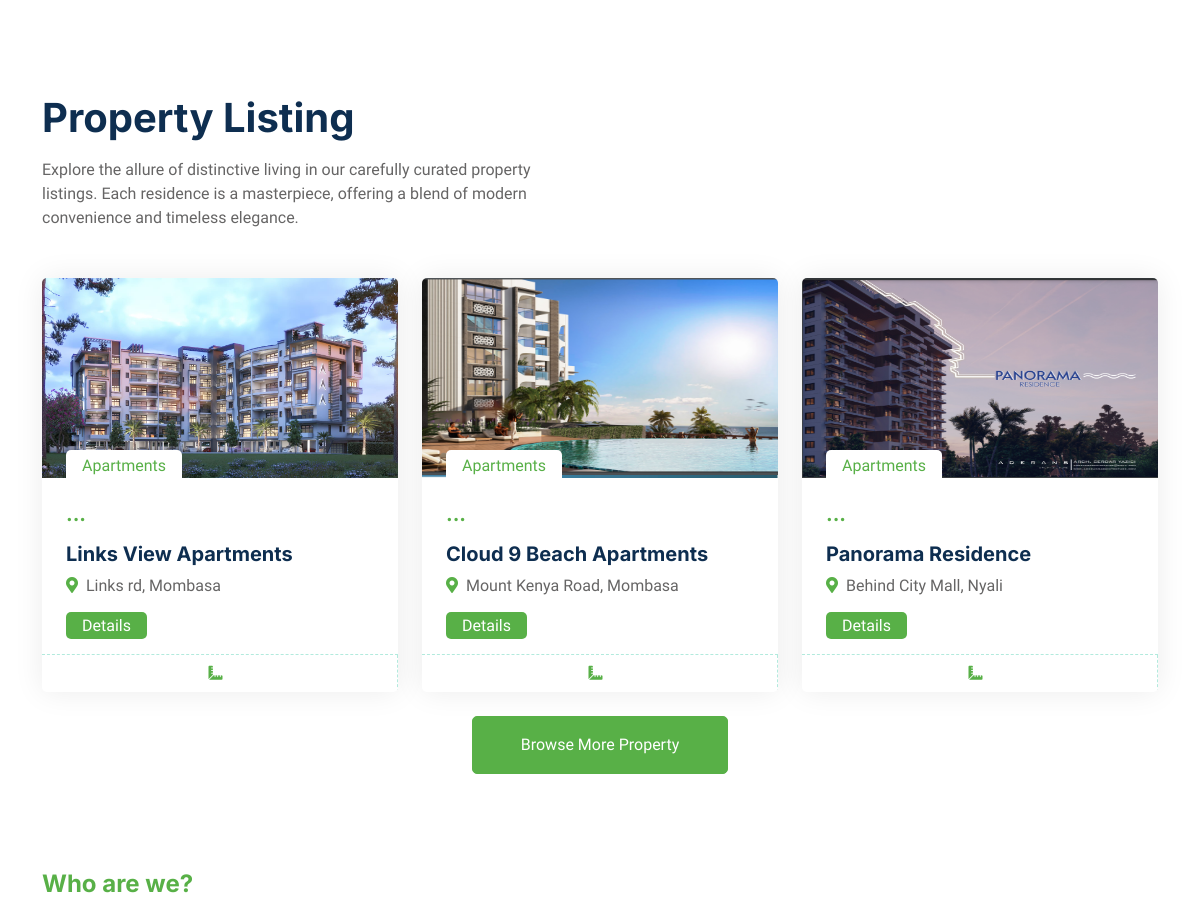
The app's page / (middle part), older data.
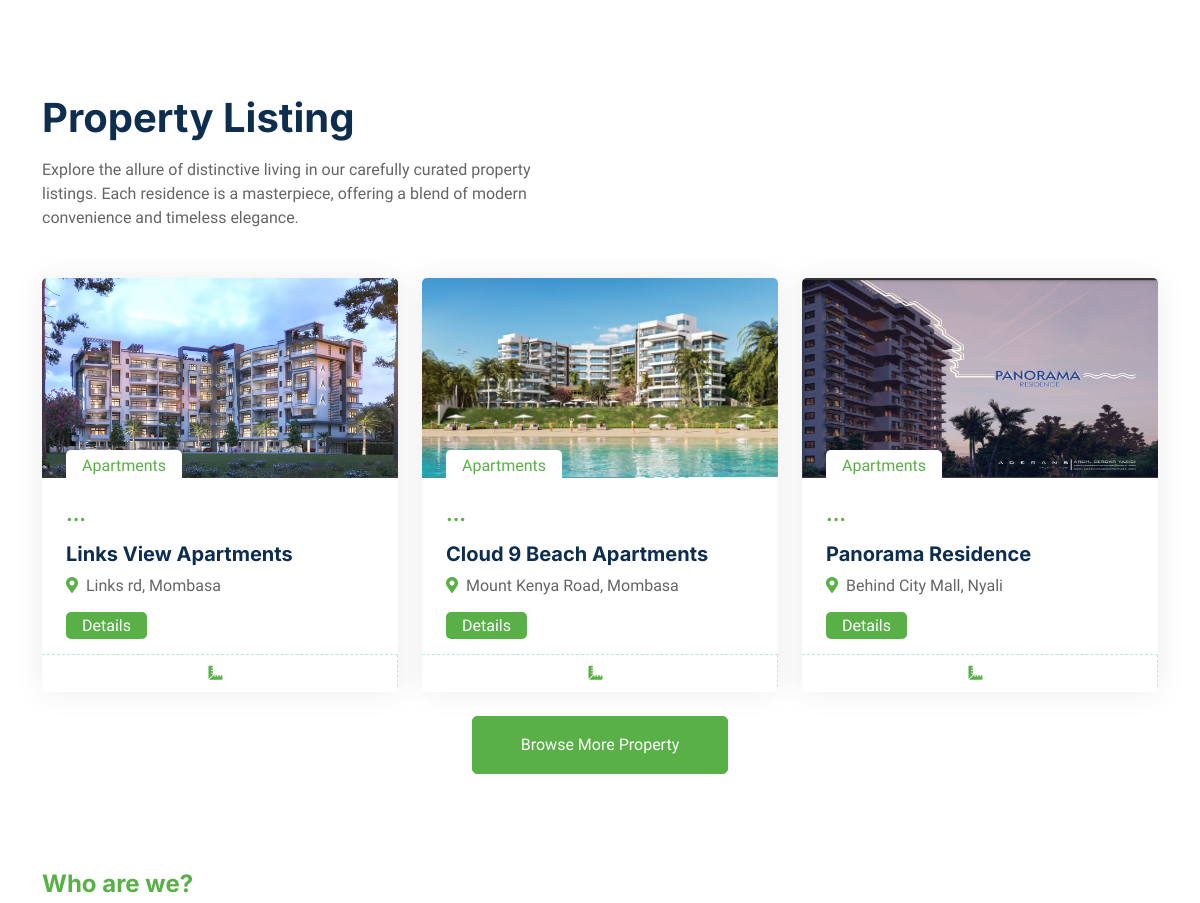
The same page, newer data.
### realestate_app/models.py (models this page shows, shortened)
class Property(models.Model):
    title = models.CharField(max_length=200, unique=True)
    location = models.CharField(max_length=200)
    description = models.TextField()
    price = models.CharField(max_length=400, )
    price_details = models.TextField(null=True, default='empty')
    size = models.TextField()
    payment_plan = models.TextField(null=True)
    amenities = models.TextField()
    coordinates=models.CharField(max_length=600, null=True)
    nearby=models.TextField(null=True)
    property_type = models.ForeignKey(Property_type, on_delete=models.CASCADE)
    is_available = models.BooleanField(default=True)

class Image(models.Model):
    property = models.ForeignKey(Property, on_delete=models.CASCADE)
    image = models.ImageField(upload_to='property_photos/')
    title = models.CharField(max_length=200, default='Default Title')

class Property_type(models.Model):
    name = models.CharField(max_length=200)
    def __str__(self):
        return self.name

### realestate_app/views.py (the view)
# urls.py: path("", views.index, name="index"),
def index(request):
    all_properties = Property.objects.all()
    properties_list = list(all_properties)
    shuffle(properties_list)
    selected_properties = properties_list[:3]
    return render(request, 'index.html', {'properties': selected_properties})

### realestate_app/templates/index.html (shortened to what this page needs)
{%load static%}
<!DOCTYPE html>
<html lang="en">
<head>
    <link href="https://cdnjs.cloudflare.com/ajax/libs/font-awesome/5.10.0/css/all.min.css" rel="stylesheet">
    <link href="https://cdn.jsdelivr.net/npm/bootstrap-icons@1.4.1/font/bootstrap-icons.css" rel="stylesheet">
    <link href="{%static 'lib/animate/animate.min.css' %}" rel="stylesheet">
    <link href="{%static 'lib/owlcarousel/assets/owl.carousel.min.css' %}" rel="stylesheet">
    <link href="{%static 'css/bootstrap.min.css' %}" rel="stylesheet">
    <link href="{%static 'css/style.css' %}" rel="stylesheet">
</head>
<body>
    <div class="container-xxl bg-white p-0">
        <div class="container-xxl py-5">
            <div class="container">
                <div class="row g-0 gx-5 align-items-end">
                    <div class="col-lg-6">
                        <div class="text-start mx-auto mb-5 wow slideInLeft" data-wow-delay="0.1s">
                            <h1 class="mb-3">Property Listing</h1>
                            <p>Explore the allure of distinctive living in our carefully curated property listings. Each residence is a masterpiece, offering a blend of modern convenience and timeless elegance.</p>
                        </div>
                    </div>
                </div>
                <div class="tab-content">
                    <div id="tab-1" class="tab-pane fade show p-0 active">
                        <div class="row g-4">
                            {% for property in properties %}
                            {% if property.image_set.all %}
                            {% with first_image=property.image_set.first %}
                            <div class="col-lg-4 col-md-6 wow fadeInUp" data-wow-delay="0.1s">
                                <div class="property-item rounded overflow-hidden">
                                    <div class="position-relative overflow-hidden">
                                        <a href=""><img class="img-fluid"src="{{ first_image.image.url }}" alt="{{ property.title }} Image" style="width:100%; height: 200px;"></a>
                                        <div class="bg-white rounded-top text-primary position-absolute start-0 bottom-0 mx-4 pt-1 px-3">{{ property.property_type }}</div>
                                    </div>
                                    <div class="p-4 pb-0">
                                        <h5 class="text-primary mb-3">...</h5>
                                        <a class="d-block h5 mb-2" href="">{{ property.title }}</a>
                                        <p><i class="fa fa-map-marker-alt text-primary me-2"></i>{{ property.location }}</p>
                                        <a href="#" class="bg-primary rounded text-white start-0 top-0 py-1 px-3" style="margin-bottom:3px;">Details</a>
                                    </div>
                                    <div class="d-flex border-top mt-3">
                                        <small class="flex-fill text-center border-end py-2"><i class="fa fa-ruler-combined text-primary me-2"></i>{{ property_instance.size }}</small>
                                    </div>
                                </div>
                            </div>
                            {% endwith %}
                            {% endif %}
                            {% endfor %}
                            <div class="col-12 text-center wow fadeInUp" data-wow-delay="0.1s">
                                <a href="{% url 'about_us' %}" class="btn btn-primary py-3 px-5" href="">Browse More Property</a>
                            </div>
                        </div>
                    </div>
                </div>
            </div>
        </div>
        <div class="container-xxl py-5">
            <div class="container">
                <div class="row g-5 align-items-center">
                    <div class="col-lg-6 wow fadeIn" data-wow-delay="0.5s">
                        <h4 class="mb-4 text-primary">Who are we?</h4>
                        </div>
                </div>
            </div>
        </div>
    </div>
</body>
</html>

### realestate_app/static/css/style.css (style rules this page uses)
:root { --primary: #292974; --secondary: #FF6922; --light: #EFFDF5; --dark: #0E2E50; }
body { background-color: #fff; }
.btn { transition: .5s; }
.btn.btn-primary, .btn.btn-secondary { color: #FFFFFF; }
.property-item { box-shadow: 0 0 30px rgba(0, 0, 0, .08); }
.property-item img { transition: .5s; }
.property-item .border-top { border-top: 1px dashed rgba(0, 185, 142, .3) !important; }
.property-item .border-end { border-right: 1px dashed rgba(0, 185, 142, .3) !important; }

Row changes from the older to the newer data that the page shows:
changed Property "Cloud 9 Beach Apartments": image_set.first.image: a different picture
